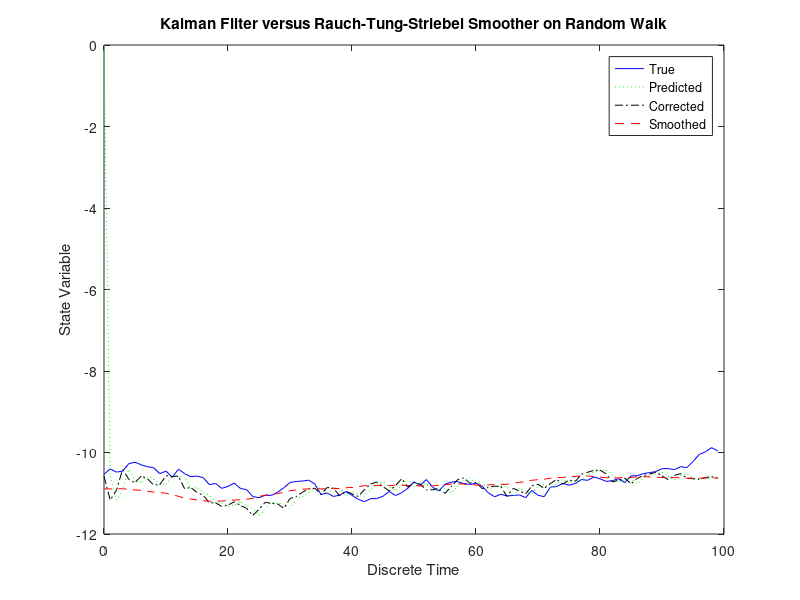

The MATLAB script that drew this image:
disp('M. S. Grewal and A. P. Andrews,');
disp('Kalman Filtering: Theory and Practice using MATLAB, 4th Edition,');
disp('Wiley, 2014.');
disp(' ');
disp('Monte Carlo simulation of state variable estimates of Kalman filter');
disp('and Rauch-Tung-Striebel smoother on random walk process.');
disp(' ');
%
clear all;
close all;
N = 100;  % Number of samples of process used in simulations
Q = .01;  % Variance of random walk increments
R = 1;    % Variance of sampling noise
sigw  = sqrt(Q); % Standard deviations
sigv  = sqrt(R);
%
%
Ppred      = 100;           % Covariance of initial uncertainty
xbar(1)    = sqrt(Ppred)*randn; % Initial value of true process
xpred(1)   = 0;             % Initial (predicted) value of true process
sawtooth   = sqrt(Ppred);
ts         = 0;
%
% Forward pass: filter
%
for k=1:N;
   t(k)     = k-1;
   if k~=1
      xbar(k)  = xbar(k-1) + sigw*randn;       % Random walk
      Ppred(k) = Pcorr(k-1) + Q;
      sawtooth = [sawtooth,sqrt(Ppred(k))];
      ts       = [ts,t(k)];
      xpred(k) = xcorr(k-1);
   end;
   z(k)     = xbar(k) + sigv*randn;            % Noisy sample
   K        = Ppred(k)/(Ppred(k)+R);
   xcorr(k) = xpred(k) + K*(z(k) - xpred(k));  % Kalman filter estimate
   Pcorr(k) = Ppred(k) - K*Ppred(k);
   sawtooth = [sawtooth,sqrt(Pcorr(k))];
   ts       = [ts,t(k)];
end;
%
% Backward pass: smooth
%
xsmooth = xcorr;
for k=N-1:-1:1,
   A          = Pcorr(k)/Ppred(k+1);
   xsmooth(k) = xsmooth(k) + A*(xsmooth(k+1) - xpred(k+1));
end;
plot(t,xbar,'b-',t,xpred,'g:',t,xcorr,'k-.',t,xsmooth,'r--');
legend('True','Predicted','Corrected','Smoothed');
title('Kalman Filter versus Rauch-Tung-Striebel Smoother on Random Walk');
xlabel('Discrete Time');
ylabel('State Variable');
disp('Results will differ with each Monte Carlo run.');
disp('(Try it.)');
